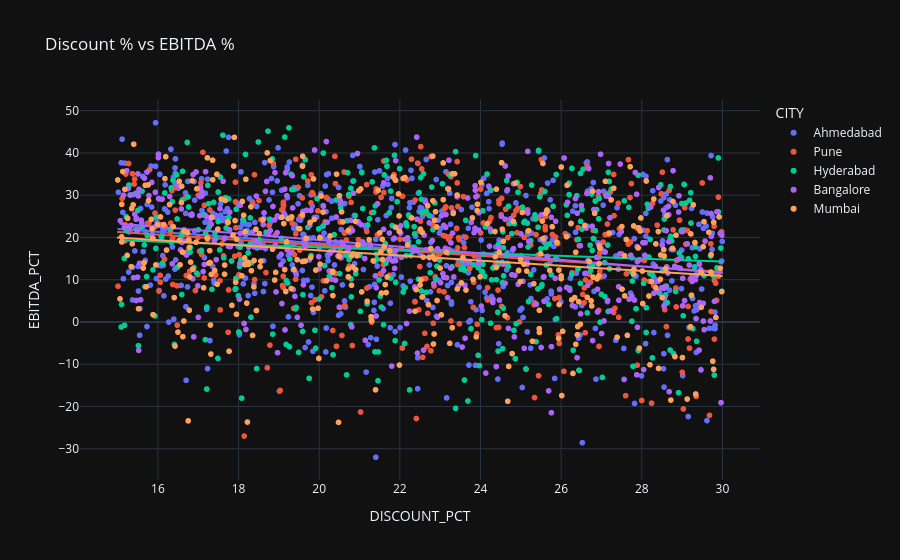

The notebook cell saved with this chart:
### Code cell
fig=px.scatter(cd,x="DISCOUNT_PCT",y="EBITDA_PCT",color="CITY",hover_data=["STORE"],trendline="ols",
title="Discount % vs EBITDA %"
)
fig.show()

### Figure 1 — Plotly figure (JSON) as saved in the notebook; plotly's stock layout.template omitted (floating-point values rounded to 4 significant figures; data arrays with more than 128 entries replaced by an {"elided": "..."} marker saying what was removed)
{"data": [{"customdata": {"elided": "522x1 str values"}, "hovertemplate": "CITY=Ahmedabad<br>DISCOUNT_PCT=%{x}<br>EBITDA_PCT=%{y}<br>STORE=%{customdata[0]}<extra></extra>", "legendgroup": "Ahmedabad", "marker": {"color": "#636efa", "symbol": "circle"}, "mode": "markers", "name": "Ahmedabad", "showlegend": true, "x": {"elided": "522 float values"}, "xaxis": "x", "y": {"elided": "522 float values"}, "yaxis": "y", "type": "scattergl"}, {"hovertemplate": "<b>OLS trendline</b><br>EBITDA_PCT = -0.679342 * DISCOUNT_PCT + 32.1988<br>R<sup>2</sup>=0.046003<br><br>CITY=Ahmedabad<br>DISCOUNT_PCT=%{x}<br>EBITDA_PCT=%{y} <b>(trend)</b><extra></extra>", "legendgroup": "Ahmedabad", "marker": {"color": "#636efa", "symbol": "circle"}, "mode": "lines", "name": "Ahmedabad", "showlegend": false, "x": {"elided": "522 float values"}, "xaxis": "x", "y": {"elided": "522 float values"}, "yaxis": "y", "type": "scattergl"}, {"customdata": {"elided": "366x1 str values"}, "hovertemplate": "CITY=Pune<br>DISCOUNT_PCT=%{x}<br>EBITDA_PCT=%{y}<br>STORE=%{customdata[0]}<extra></extra>", "legendgroup": "Pune", "marker": {"color": "#EF553B", "symbol": "circle"}, "mode": "markers", "name": "Pune", "showlegend": true, "x": {"elided": "366 float values"}, "xaxis": "x", "y": {"elided": "366 float values"}, "yaxis": "y", "type": "scattergl"}, {"hovertemplate": "<b>OLS trendline</b><br>EBITDA_PCT = -0.629368 * DISCOUNT_PCT + 30.7478<br>R<sup>2</sup>=0.036364<br><br>CITY=Pune<br>DISCOUNT_PCT=%{x}<br>EBITDA_PCT=%{y} <b>(trend)</b><extra></extra>", "legendgroup": "Pune", "marker": {"color": "#EF553B", "symbol": "circle"}, "mode": "lines", "name": "Pune", "showlegend": false, "x": {"elided": "366 float values"}, "xaxis": "x", "y": {"elided": "366 float values"}, "yaxis": "y", "type": "scattergl"}, {"customdata": {"elided": "432x1 str values"}, "hovertemplate": "CITY=Hyderabad<br>DISCOUNT_PCT=%{x}<br>EBITDA_PCT=%{y}<br>STORE=%{customdata[0]}<extra></extra>", "legendgroup": "Hyderabad", "marker": {"color": "#00cc96", "symbol": "circle"}, "mode": "markers", "name": "Hyderabad", "showlegend": true, "x": {"elided": "432 float values"}, "xaxis": "x", "y": {"elided": "432 float values"}, "yaxis": "y", "type": "scattergl"}, {"hovertemplate": "<b>OLS trendline</b><br>EBITDA_PCT = -0.335635 * DISCOUNT_PCT + 24.3756<br>R<sup>2</sup>=0.010985<br><br>CITY=Hyderabad<br>DISCOUNT_PCT=%{x}<br>EBITDA_PCT=%{y} <b>(trend)</b><extra></extra>", "legendgroup": "Hyderabad", "marker": {"color": "#00cc96", "symbol": "circle"}, "mode": "lines", "name": "Hyderabad", "showlegend": false, "x": {"elided": "432 float values"}, "xaxis": "x", "y": {"elided": "432 float values"}, "yaxis": "y", "type": "scattergl"}, {"customdata": {"elided": "402x1 str values"}, "hovertemplate": "CITY=Bangalore<br>DISCOUNT_PCT=%{x}<br>EBITDA_PCT=%{y}<br>STORE=%{customdata[0]}<extra></extra>", "legendgroup": "Bangalore", "marker": {"color": "#ab63fa", "symbol": "circle"}, "mode": "markers", "name": "Bangalore", "showlegend": true, "x": {"elided": "402 float values"}, "xaxis": "x", "y": {"elided": "402 float values"}, "yaxis": "y", "type": "scattergl"}, {"hovertemplate": "<b>OLS trendline</b><br>EBITDA_PCT = -0.780548 * DISCOUNT_PCT + 34.9999<br>R<sup>2</sup>=0.079521<br><br>CITY=Bangalore<br>DISCOUNT_PCT=%{x}<br>EBITDA_PCT=%{y} <b>(trend)</b><extra></extra>", "legendgroup": "Bangalore", "marker": {"color": "#ab63fa", "symbol": "circle"}, "mode": "lines", "name": "Bangalore", "showlegend": false, "x": {"elided": "402 float values"}, "xaxis": "x", "y": {"elided": "402 float values"}, "yaxis": "y", "type": "scattergl"}, {"customdata": {"elided": "378x1 str values"}, "hovertemplate": "CITY=Mumbai<br>DISCOUNT_PCT=%{x}<br>EBITDA_PCT=%{y}<br>STORE=%{customdata[0]}<extra></extra>", "legendgroup": "Mumbai", "marker": {"color": "#FFA15A", "symbol": "circle"}, "mode": "markers", "name": "Mumbai", "showlegend": true, "x": {"elided": "378 float values"}, "xaxis": "x", "y": {"elided": "378 float values"}, "yaxis": "y", "type": "scattergl"}, {"hovertemplate": "<b>OLS trendline</b><br>EBITDA_PCT = -0.605925 * DISCOUNT_PCT + 29.0654<br>R<sup>2</sup>=0.041857<br><br>CITY=Mumbai<br>DISCOUNT_PCT=%{x}<br>EBITDA_PCT=%{y} <b>(trend)</b><extra></extra>", "legendgroup": "Mumbai", "marker": {"color": "#FFA15A", "symbol": "circle"}, "mode": "lines", "name": "Mumbai", "showlegend": false, "x": {"elided": "378 float values"}, "xaxis": "x", "y": {"elided": "378 float values"}, "yaxis": "y", "type": "scattergl"}], "layout": {"xaxis": {"anchor": "y", "domain": [0.0, 1.0], "title": {"text": "DISCOUNT_PCT"}}, "yaxis": {"anchor": "x", "domain": [0.0, 1.0], "title": {"text": "EBITDA_PCT"}}, "legend": {"title": {"text": "CITY"}, "tracegroupgap": 0}, "title": {"text": "Discount % vs EBITDA %"}}}
